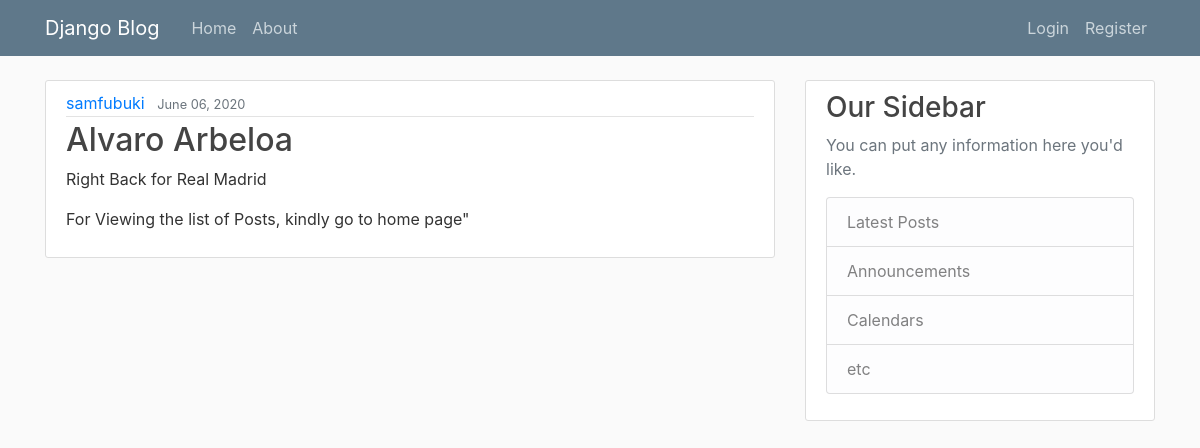
/post/5/, run on the app's committed database.
### blog/models.py (models this page shows, shortened)
class Post(models.Model):
    title = models.CharField(max_length=100)
    content = models.TextField(default='Default Value')
    date_posted = models.DateTimeField(default=timezone.now)
    author = models.ForeignKey(User, on_delete=models.CASCADE)

### blog/views.py (the view)
# urls.py: path('post/<int:pk>/', PostDetailView.as_view(), name='post-detail'),
class PostDetailView(DetailView):
    model = Post

### blog/templates/blog/post_detail.html (shortened to what this page needs)
{% extends "blog/base.html" %}
{% block content %}
  <article class="media content-section">
   <div class="media-body">
      <div class="article-metadata">
        <a class="mr-2" href="{% url 'user-posts' object.author.username %}">{{ object.author }}</a>
      <small class="text-muted">{{ object.date_posted|date:"F d, Y" }}</small>
       </div>
    <h2 class="article-title">{{ object.title }}</h2>
    <p class="article-content">{{ object.content }}</p>
    <p class="article-content">For Viewing the list of Posts, kindly go to home page"</p>
     </div>
  </article>
{% endblock content %}

### blog/static/blog/main.css (style rules this page uses)
body { background: #fafafa; color: #333333; margin-top: 5rem; }
h1, h2, h3, h4, h5, h6 { color: #444444; }
.content-section { background: #ffffff; padding: 10px 20px; border: 1px solid #dddddd; border-radius: 3px; margin-bottom: 20px; }
.article-title { color: #444444; }
.article-content { white-space: pre-line; }
.article-metadata { padding-bottom: 1px; margin-bottom: 4px; border-bottom: 1px solid #e3e3e3 }

### data on the page
Post: author "samfubuki", date_posted "June 06, 2020", title "Alvaro Arbeloa", content "Right Back for Real Madrid"
